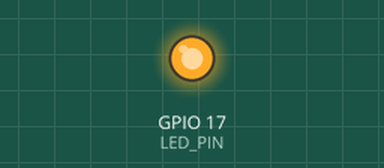
Bench run of a program on a simulated Raspberry Pi (BCM pin numbers). Shown: output pins drawn as LEDs (lit = HIGH).

Above: at 1.5 s.
At 3.5 s:
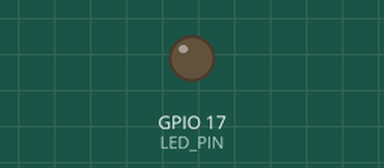
Timing chart, 0 to 5.2 s (numbered marks = the images above):
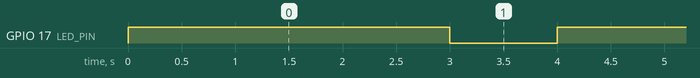

The program:

just_light.py
```python
import RPi.GPIO as GPIO
import time

LED_PIN = 17

GPIO.cleanup()

GPIO.setmode(GPIO.BCM)
GPIO.setup(LED_PIN, GPIO.OUT)

try:
    while True:
        GPIO.output(LED_PIN, GPIO.HIGH)
        time.sleep(3)
        GPIO.output(LED_PIN, GPIO.LOW)
        time.sleep(1)
except KeyboardInterrupt:
    GPIO.cleanup()
```

Measured:
- by itself, GPIO 17 (LED_PIN): alternates HIGH for 3.0 s and LOW for 1.0 s
